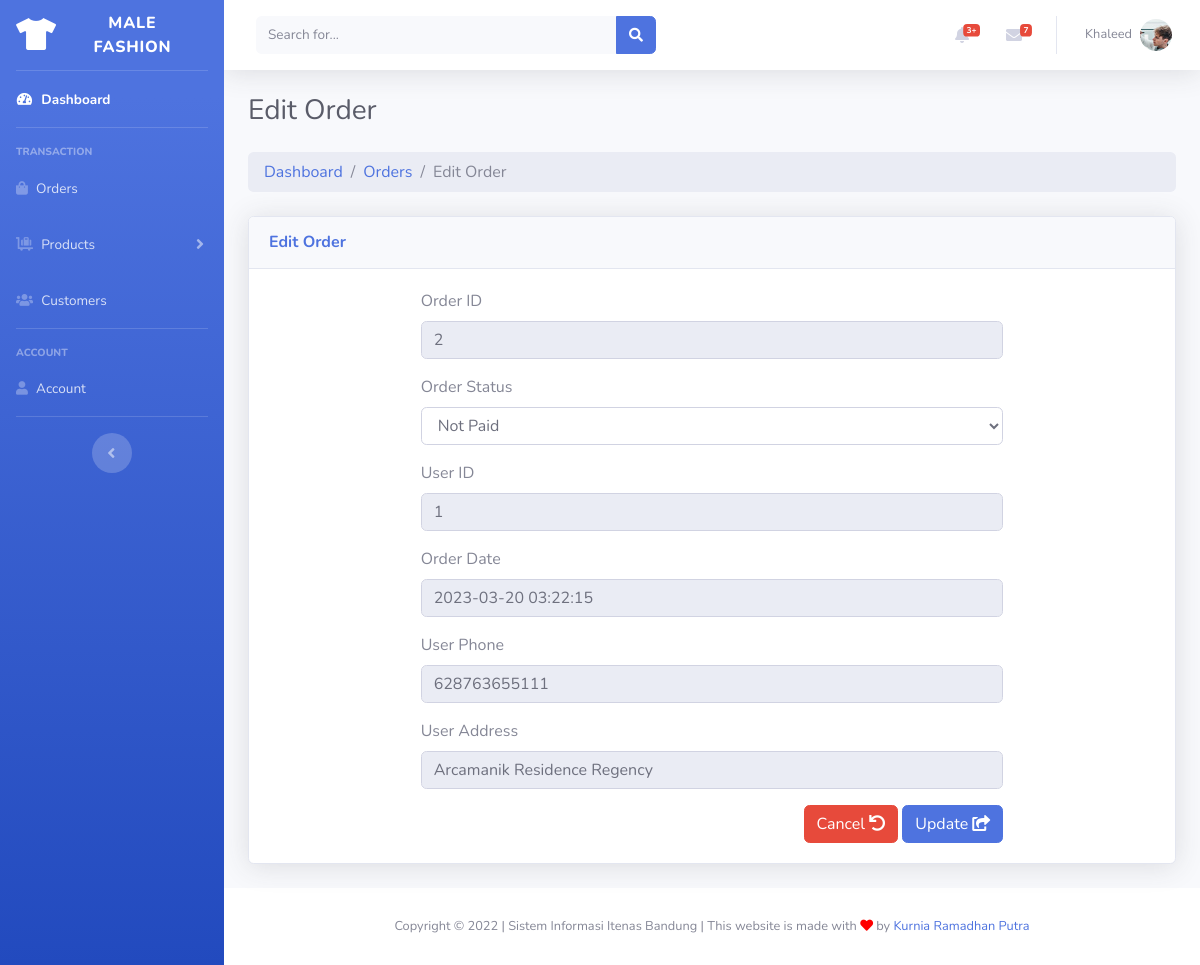
Page /admin/edit_order.php?order_id=2 (signed in) on the committed database.
### tables this page shows
CREATE TABLE IF NOT EXISTS `orders` (
  `order_id` int(11) NOT NULL AUTO_INCREMENT,
  `order_cost` decimal(10,2) NOT NULL,
  `order_status` varchar(100) NOT NULL DEFAULT 'on_hold',
  `user_id` int(11) NOT NULL,
  `user_phone` varchar(15) NOT NULL,
  `user_city` varchar(255) NOT NULL,
  `user_address` varchar(255) NOT NULL,
  `order_date` datetime NOT NULL DEFAULT current_timestamp(),
  PRIMARY KEY (`order_id`)
);

### admin/edit_order.php (the view, shortened to what this page needs)
<?php
    include('layouts/header.php');
?>
<?php
    if (isset($_GET['order_id'])) {
        $order_id = $_GET['order_id'];
        $query_edit_order = "SELECT * FROM orders WHERE order_id = ?";
        $stmt_edit_order = $conn->prepare($query_edit_order);
        $stmt_edit_order->bind_param('i', $order_id);
        $stmt_edit_order->execute();
        $orders = $stmt_edit_order->get_result();
    } else if (isset($_POST['edit_btn'])) {
        $o_id = $_POST['order_id'];
        $o_status = $_POST['order_status'];
        $query_update_status = "UPDATE orders SET order_status = ? WHERE order_id = ?";
        $stmt_update_status = $conn->prepare($query_update_status);
        $stmt_update_status->bind_param('si', $o_status, $o_id);
        if ($stmt_update_status->execute()) {
            header('location: orders.php?success_status=Status has been updated successfully');
        } else {
            header('location: orders.php?fail_status=Could not update order status!');
        }
    } else {
        header('location: orders.php');
        exit;
    }
?>
<div class="container-fluid">
    <h1 class="h3 mb-2 text-gray-800">Edit Order</h1>
    <nav class="mt-4 rounded" aria-label="breadcrumb">
        <ol class="breadcrumb px-3 py-2 rounded mb-4">
            <li class="breadcrumb-item"><a href="index.php">Dashboard</a></li>
            <li class="breadcrumb-item"><a href="products.php">Orders</a></li>
            <li class="breadcrumb-item active">Edit Order</li>
        </ol>
    </nav>
    <div class="card shadow mb-4">
        <div class="card-header py-3">
            <h6 class="m-0 font-weight-bold text-primary">Edit Order</h6>
        </div>
        <div class="card-body">
            <div class="row">
                <div class="col-lg-8 offset-lg-2">
                    <form id="edit-form" method="POST" action="edit_order.php">
                        <div class="row">
                            <?php foreach ($orders as $order) { ?>
                                <div class="col-sm-12">
                                    <div class="form-group">
                                        <label>Order ID</label>
                                        <input class="form-control" type="text" value="<?php echo $order['order_id']; ?>" disabled>
                                    </div>
                                    <div class="form-group">
                                        <label>Order Status</label>
                                        <select class="form-control" name="order_status" <?php if ($order['order_status'] == 'delivered') echo ' disabled'; ?>>
                                            <option value="not paid" <?php if ($order['order_status'] == 'not paid') echo ' selected'; ?>>Not Paid</option>
                                        </select>
                                    </div>
                                    <div class="form-group">
                                        <label>User ID</label>
                                        <input class="form-control" type="text" value="<?php echo $order['user_id']; ?>" disabled>
                                    </div>
                                    <div class="form-group">
                                        <label>Order Date</label>
                                        <input class="form-control" type="text" value="<?php echo $order['order_date']; ?>" disabled>
                                    </div>
                                    <div class="form-group">
                                        <label>User Phone</label>
                                        <input class="form-control" type="text" value="<?php echo $order['user_phone']; ?>" disabled>
                                    </div>
                                    <div class="form-group">
                                        <label>User Address</label>
                                        <input class="form-control" type="text" value="<?php echo $order['user_address']; ?>" disabled>
                                    </div>
                                </div>
                            <?php } ?>
                        </div>
                        <div class="m-t-20 text-right">
                            <a href="orders.php" class="btn btn-danger">Cancel <i class="fas fa-undo"></i></a>
                            <button type="submit" class="btn btn-primary submit-btn" name="edit_btn">Update <i class="fas fa-share-square"></i></button>
                        </div>
                    </form>
                </div>
            </div>
        </div>
    </div>
</div>
<?php include('layouts/footer.php'); ?>

### rows in the picture
orders: order_id "2", order_status "Not Paid", user "1", order_date "2023-03-20 03:22:15", user_phone "628763655111", user_address "Arcamanik Residence Regency"

### other values in the picture
$_SESSION['admin_name'] "Khaleed"
